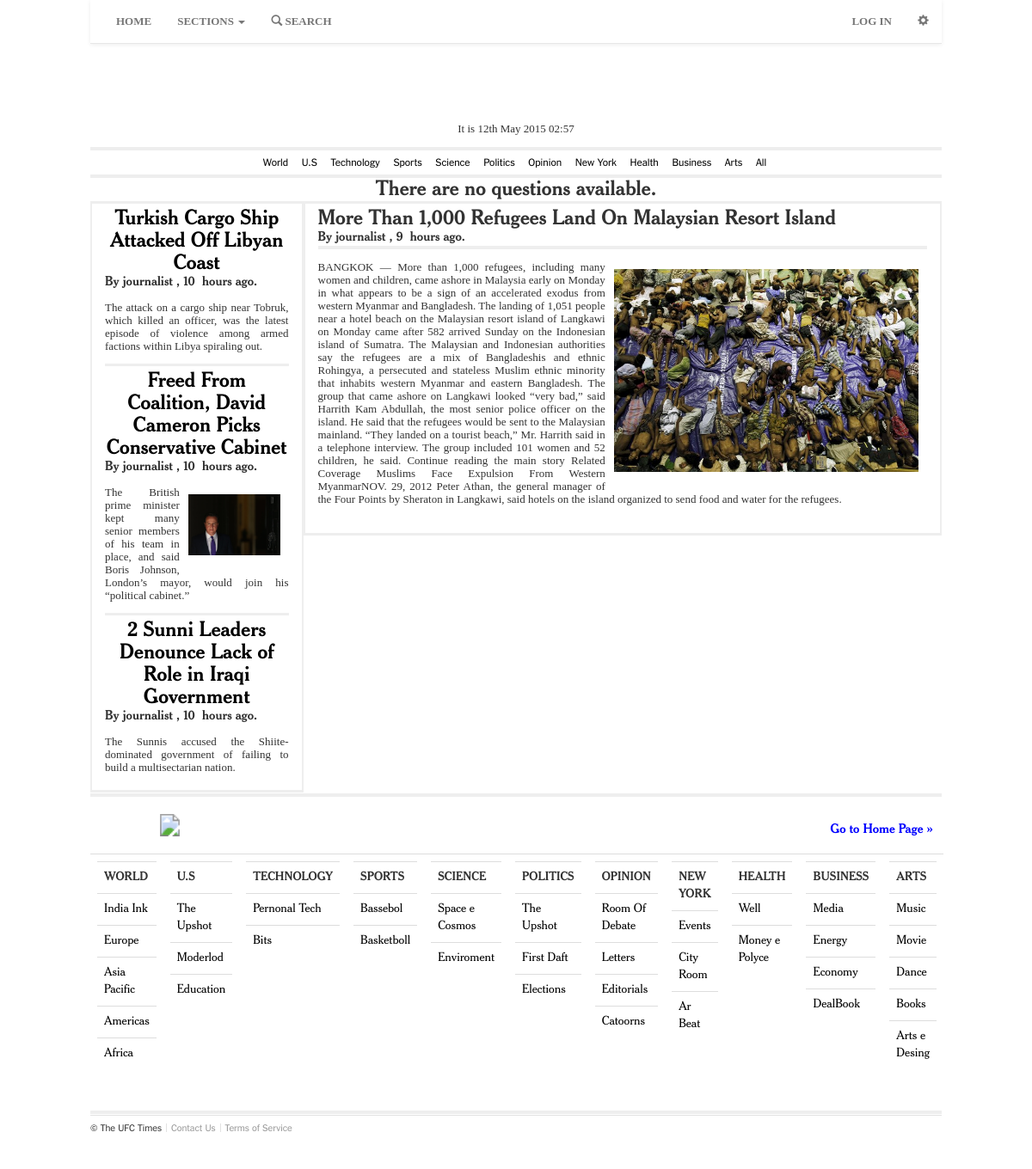
Before: /newspaper/news/12/ with the older database file.
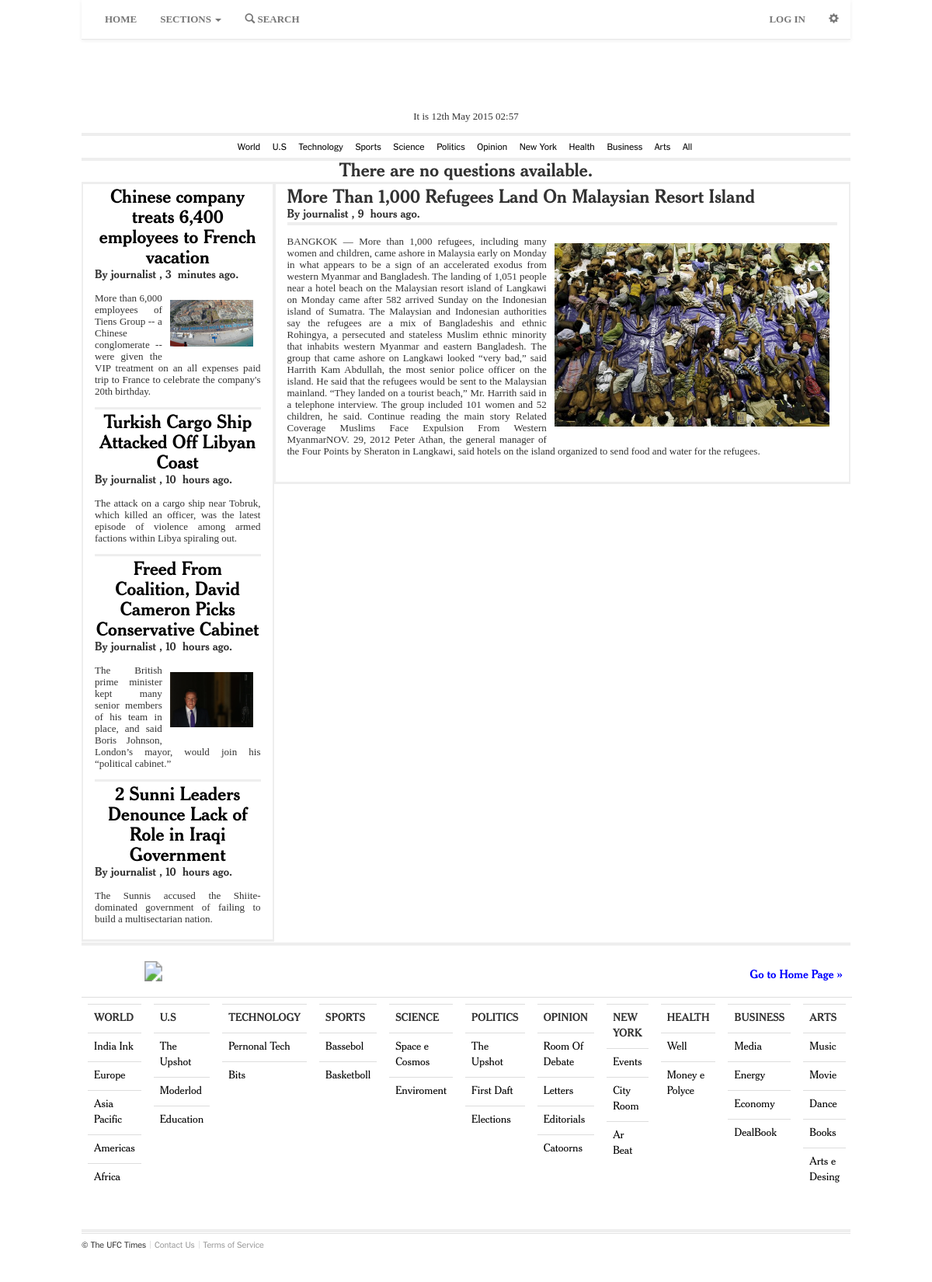
After: the same page with the newer database file.
### newspaper/models/section.py (models this page shows, shortened)
class Section(models.Model):
	title = models.CharField(max_length=50, verbose_name=_("Title"), )
	image = models.ImageField(verbose_name=_("Image"),upload_to = 'documents/imagen/section/%Y/%m/%d', null=True, blank=True, default=None)
	class Meta:
		ordering = ['-title']
		verbose_name = _("Section")
		verbose_name_plural = _("Sections")
	def getSubSections(self):
		try:
			return SubSection.objects.filter(sections = self.id)
		except:
			return []

### newspaper/models/news.py (models this page shows)
class News(models.Model):
	title = models.CharField(max_length=500, verbose_name=_("Title"), )
	subtitle = models.TextField(verbose_name=_("Subtitle"), null=False, blank=False, )
	description = models.TextField(verbose_name=_("Description"), )
	author = models.ForeignKey("newspaper.Journalist", verbose_name=_("Author"), on_delete=models.CASCADE, )
	dating_news = models.DateTimeField(default=datetime.now,verbose_name=_("Dating News"), )
	subsection = models.ForeignKey("newspaper.SubSection", verbose_name=_("SubSection"), on_delete=models.CASCADE, )
	image = models.ImageField(verbose_name=_("Image"),upload_to = 'documents/imagen/news/%Y/%m/%d/', null=True, blank=True, default=None)
	video = models.FileField(verbose_name=_("Video"), upload_to = 'documents/video/news/%Y/%m/%d', null=True, blank=True,)
	comments = models.ManyToManyField('newspaper.Comment', verbose_name=_("Comments"), null=True, blank=True)
	def __unicode__(self):
		return self.title
	class Meta:
		ordering = ['-dating_news']
		verbose_name = _("News")
		verbose_name_plural = _("News")

### newspaper/models/userAuthenticated.py (models this page shows, shortened)
class UserAuthenticated(AbstractUser, User):
	profile_image = models.ImageField(verbose_name=_("Profile Image"),upload_to = 'documents/imagen/profile_image/%Y/%m/%d', null=True, blank=True, default=None)
	class Meta:
		db_table = 'auth_user'
		ordering = ['-first_name']
		verbose_name = _("User Authenticated")
		verbose_name_plural = _("Users Authenticated")
		permissions = (
						("access_manager", "Access Manager"),
                      )

### newspaper/models/subsection.py (models this page shows, shortened)
class SubSection(models.Model):
	title = models.CharField(max_length=50, verbose_name=_("Title"), )
	description = models.TextField(verbose_name=_("Description"), null=True, blank=True)
	image = models.ImageField(verbose_name=_("Image"),upload_to = 'documents/imagen/subsection/%Y/%m/%d', null=True, blank=True, default=None)
	sections = models.ManyToManyField("newspaper.Section", verbose_name=_("Sections"))
	class Meta:
		ordering = ['-title']
		verbose_name = _("SubSection")
		verbose_name_plural = _("SubSections")

### newspaper/views/user/news.py (the view, shortened to what this page needs)
@csrf_protect
def viewNews(request, id_news):
	message = None
	news = None
	try:
		news = News.objects.get(id = id_news)
	except:
		message = Message(TextMessage.NEWS_NOT_FOUND, TypeMessage.ERROR)
	sections = []
	sections = Section.objects.filter()
	try:
		sections = Section.objects.all()
		sec  = getSections(news)
		news_all = []
		for i in sec:
			for k in getNewsFromSection(i):
				if k.id != news.id:
					news_all.append(k)
	except:
		pass
	form = PartialCommentForm()
	contex = {'message': message,
			  'form': form,
			  'sections':sections,
			  'news': news,
			  'news_all': news_all}
	return render(request, 'newspaper/user/news.html', contex)

### newspaper/utils/news.py (called while the page is built)
def getSections(news):
	sections = []
	subsection = SubSection.objects.get(id = news.subsection_id)
	for i in subsection.sections.all():
		sections.append(i)
	return sections

def getNewsFromSection(section):
	subsections_all = SubSection.objects.all()
	subsections = []
	for i in subsections_all:
		belongs_section = False
		for k in i.sections.all():
			if section.id == k.id:
				belongs_section = True
		if belongs_section:
			subsections.append(i)
	news_all = News.objects.all()
	news = []
	for i in news_all:
		belongs_subsection = False
		for k in subsections:
			if i.subsection_id == k.id:
				belongs_subsection = True
		if belongs_subsection:
			news.append(i)
	return news

### newspaper/templates/newspaper/user/news.html (shortened to what this page needs)
{% extends 'newspaper/user/home.html' %}
{% load i18n %}
{% load humanize %}
{% block news %}
	<div class="col-md-3 dividers">
		<ul>
			{% for i in news_all %}
			<li>
				<div>
					<center>
						<a href="/newspaper/news/{{i.id}}/"><h1>{{ i.title }}</h1></a>
					</center>
					<h3>
						{% trans "By" %} {{ i.author }} , {{ i.dating_news|naturaltime|capfirst }}.
					</h3>
					<p>
						{% if i.image != '' %}
						<figure class="img-float-right">
							<a href="{{ i.image.url }}" class="boxer" title="{{ i.title }}" data-gallery="galleryOthesNews">
							    <img class="img-responsive" src="{{ i.image.url }}"/>
							</a>
						</figure>
						{% endif %}
						<p class="text-justify">{{ i.subtitle|safe }}</p>
					</p>
				</div>
			</li>
			{% if forloop.last == False %}
			<hr class="divider-lite">
			{% endif %}
			{% endfor %}
		</ul>
	</div>
	<div class="col-md-9 dividers">
		<h1>{{ news.title|title }}</h1>
		<h3>{% trans "By" %} {{ news.author }} , {{ news.dating_news|naturaltime|capfirst }}.</h3>
		<hr class="divider">
		<div>
			<p class="text-justify">
				{% if news.image != '' %}
					<figure class="img-float-right">
						<a href="{{ news.image.url }}" class="boxer" title="{{ news.title }}" data-gallery="gallery">
						    <img class="img-responsive" src="{{ news.image.url }}"/>
						</a>
					</figure>
				{% endif %}
				<p class="text-justify">{{ news.description|safe }}</p>
				<div class="container-fluid">
					<div class="row">
						<div class="col-md-8 col-md-offset-2">
						</div>
					</div>
				</div>
			</p>
		</div>
	</div>
{% endblock %}

### newspaper/templates/newspaper/user/home.html (shortened to what this page needs)
{% extends 'newspaper/_base.html' %}
{% load i18n %}
{% load humanize %}
{% block body %}
	{% block menu-barner %}
	<center>
	    <svg class="nyt-logo" width="100%" height="64" role="img" aria-label="The New York Times">
	        <image width="100%" height="64" xlink:href="/static/newspaper/img/logos/logo.png" src="/static/newspaper/img/logos/logo.png" alt="The New York Times" border="0" class="img-responsive">
	        </image>
	    </svg>
	    	<ul class="masthead-menu">
				<li class="date">{% trans "It is" %} {% now "jS F Y H:i" %}</li>
			</ul>
	</center>
	{% endblock %}
	{% block menu-sections %}
	<hr class="divider">
		<nav id="mini-navigation" class="mini-navigation">
	    <ul class="mini-navigation-menu">
			{% for i in sections %}
				<li>
	            	<a href="/newspaper/home/section={{ i.id }}/">{{ i.title }}</a>
	        	</li>
			{% endfor %}
	        	<li>
	        		<a href="/newspaper/home/">{% trans "All" %}</a>
	        	</li>
		</ul>
	    </nav>
	<hr class="divider">
	{% endblock %}
	{% block container %}
	<div class="container-fluid">
		<div class="row">
			{% if most_popular|length > 0 %}
			{% block carousel %}
						<!-- Carousel
				================================================== -->
				<div id="myCarousel" class="carousel slide" data-ride="carousel">
					<ol class="carousel-indicators">
						{% for i in most_popular %}
						<li data-target="#myCarousel" data-slide-to="{{ forloop.counter0 }}" ></li>
						{% endfor %}
					</ol>
					<div class="carousel-inner">
						{% for i in most_popular %}
							{% if forloop.counter0 == 0 %}
							<div class="item active">
							{% else %}
							<div class="item">
							{% endif %}
							{% if i.image %}
								<div>
									<img src="{{ i.image.url }}" alt="{{ i.title }}">
									<div class="container">
										<div class="carousel-caption">
											<div class="box-text">
												<a href="/newspaper/news/{{i.id}}/"><h1>{{ i.title }}</h1></a>
												<p class="text-center">
													{{ i.subtitle }}
												</p>
											</div>
										</div>
									</div>
								</div>
							{% endif %}
							</div>
						{% endfor %}
					</div>
					<a class="left carousel-control" href="#myCarousel" data-slide="prev"><span class="glyphicon glyphicon-chevron-left"></span></a>
					<a class="right carousel-control" href="#myCarousel" data-slide="next"><span class="glyphicon glyphicon-chevron-right"></span></a>
					<hr class="divider">
				</div>
			{% endblock %}
			{% else %}
				<h1 class="text-center">{% trans "There are no questions available." %}</h1>
			{% endif %}
			{% block news %}{% endblock %}
		</div>
	</div>
	{% endblock %}
{% endblock %}

### newspaper/templates/newspaper/_base.html (shortened to what this page needs)
{% load i18n %}
<!DOCTYPE html>
<html>
	<head>
		<link rel="stylesheet" href="{{ STATIC_URL }}newspaper/frameworks/bootstrap/css/bootstrap.min.css">
		<link rel="stylesheet" href="{{ STATIC_URL }}newspaper/frameworks/bootstrap/css/bootstrap-theme.min.css" >
		<link rel="stylesheet" href="{{ STATIC_URL }}newspaper/frameworks/jquery/jquery_alerts/resources/css/jquery.toastmessage.css">
		<link rel="stylesheet" href="{{ STATIC_URL }}newspaper/frameworks/jquery-ui/jquery-ui.min.css">
		<link rel="stylesheet" href="{{ STATIC_URL }}newspaper/frameworks/jquery-ui/jquery-ui.theme.min.css">
		<link rel="stylesheet"  href="{{ STATIC_URL }}newspaper/css/styles_ny.css" >
		<link rel="stylesheet"  href="{{ STATIC_URL }}newspaper/css/zam5nzz-d.css" >
		<link rel="stylesheet" href="{{ STATIC_URL }}newspaper/frameworks/boxer/jquery.fs.boxer.min.css">
		<link rel="stylesheet"  href="{{ STATIC_URL }}newspaper/css/stylesheet.css" >
		<link rel="stylesheet"  href="{{ STATIC_URL }}newspaper/css/nav-bar.css" >
		<link rel="stylesheet"  href="{{ STATIC_URL }}newspaper/css/font-awesome.min.css" >
		<link rel="stylesheet"  href="{{ STATIC_URL }}newspaper/css/dropmenu.css" >
		<link rel="stylesheet"  href="{{ STATIC_URL }}newspaper/css/carousel.css" >
		<link rel="stylesheet" href="{{ STATIC_URL }}newspaper/css/mobile.css" media="(max-width: 800px)">
	</head>
	<body>
		<div class="container-fluid">
			<div class="row">
					<div class="col-xs-12 col-sm-12 col-md-10 col-md-offset-1 col-lg-10 col-lg-offset-1">
						<div class="row">
						{% block header %}
						{% include 'newspaper/_header.html' %}
						{% endblock %}
						{% block body %}
						{% endblock %}
						{% block footer %}
							{% include 'newspaper/_footer.html' %}
						{% endblock %}
						</div>
					</div>
			</div>
		</div>
	</body>
</html>

### newspaper/templates/newspaper/_no_script.html (shortened to what this page needs)
{% load i18n %}

### newspaper/templates/newspaper/_header.html (shortened to what this page needs)
{% load i18n %}
<div class="container-fluid">
<div class="row">
<div class="navbar navbar-default navbar-static-top" role="navigation">
	<div class="container-fluid">
		<div class="navbar-collapse collapse">
			{% block nav-left %}
			<ul class="nav navbar-nav navbar-left">
				<li>
					{% if perms.newspaper.access_manager %}
					<a id="home"  href="/newspaper/userAuthenticated/manager/">{% trans "HOME" %}</a>
					{% else %}
					<a id="home" href="/newspaper/">{% trans "HOME" %}</a>
					{% endif %}
				</li>
				{% if not perms.newspaper.access_manager %}
				<li class="dropdown">
					<a href="#" class="dropdown-toggle" data-toggle="dropdown">{% trans "SECTIONS" %} <b class="caret"></b></a>
				</li>
				<li>
					<a href="#"><span class="glyphicon glyphicon-search" ></span> {% trans "SEARCH" %}</a>
				</li>
				{% endif %}
			</ul>
			{% endblock %}
			{% block nav-right %}
			<ul class="nav navbar-nav navbar-right">
				{% if request.user.is_authenticated %}
				<li class="dropdown">
					<span class="icon-bar"></span>
					<span class="icon-bar"></span>
					<span class="icon-bar"></span>
					<a href="#" class="dropdown-toggle" data-toggle="dropdown">
						<span class="glyphicon glyphicon-user"></span>
						{{ request.user }}
						<b class="caret"></b>
					</a>
					<ul class="dropdown-menu multi-level" role="menu" aria-labelledby="dropdownMenu">
						{% if perms.newspaper.access_manager  %}
						<li>
							<a href="/newspaper/">{% trans "LECTOR" %}</a>
						</li>
						<li>
							<a href="/newspaper/userAuthenticated/manager/">
								{% trans "MANAGER" %}
							</a>
						</li>
						{% endif %}
						<li>
							<a href="/newspaper/authentication/logout/">
								{% trans "LOG OUT" %}
							</a>
						</li>
					</ul>
				</li>
				{% else %}
				<li id="menuLogin" class="dropdown  dropdown-large">
					<a id="navLogin" data-toggle="dropdown" href="#" class="dropdown-toggle">
						{% trans "LOG IN" %}
					</a>
				</li>
				{% endif %}
				<li>
					<a href="../navbar-static-top/"><spam class=" glyphicon glyphicon-cog"></spam></a>
				</li>
			</ul>
			{% endblock %}
		</div>
	</div>
</div>
</div>
</div>

### newspaper/templates/newspaper/_messages.html (shortened to what this page needs)
{% load i18n %}

### newspaper/templates/newspaper/_footer.html (shortened to what this page needs)
{% load i18n %}
<div class="container-fluid">
	<div class="row">
	<hr class="divider">
		<header class="section-header">
			<p class="section-heading" style="position: relative; margin-top: 20px;">
				<h3>
					<a class="user-action text-right img-float-right" href="#home" style="color: blue;">{% trans "Go to Home Page" %} »</a>
				</h3>
				<a href="/newspaper/">
					<svg aria-label="The New York Times" role="img" height="26" width="185" class="nyt-logo">
						<image border="0" alt="The UFC Times" src="/static/newspaper/img/logos/logo-footer.png" xlink:href="/static/newspaper/img/logos/logo-footer.png" height="26" width="185"/>
					</svg>
				</a>
			</p>
		</header>
		<table class="table">
			<tr>
			{% for i in sections %}
				<td>
					<div class="table-responsive">
						<table class="table">
							<tr>
								<td class="table-title">{{ i.title|upper }}</td>
							</tr>
							{% for k in i.getSubSections %}
							<tr>
								<td><a href="/newspaper/{{ i.id }}/{{ k.id }}/">{{ k.title }}</a></td>
							</tr>
							{% endfor %}
						</table>
					</div>
				</td>
			{% endfor %}
			</tr>
		</table>
	<hr class="divider">
	<footer role="contentinfo" class="page-footer" id="page-footer">
		<nav>
			 <ul>
				 <li>
				 	&copy; <span itemprop="name"> The UFC Times </span>
				</li>
				<li class="wide-viewport-item">
					<a href="#">{% trans "Contact Us" %}
					</a>
				</li>
				<li>
					<a itemprop="usageTerms" href="#">
						{% trans "Terms of Service" %}
					</a>
				</li>
			 </ul>
		</nav>
		</footer>
	</div>
</div>

### newspaper/templates/newspaper/_msg.html (shortened to what this page needs)
{% load i18n %}

### newspaper/static/newspaper/css/stylesheet.css (style rules this page uses)
.divider { border-style: solid none none; border-width: 4px 0 0; margin-bottom:1px; margin-top: 1px; background-color: #000; }
.divider-lite { border-style: solid none none; border-width: 3px 0 0; margin-bottom:5px; margin-top: 5px; background-color: #EEEEEE; }
.dividers { border-style: solid; padding-top: 5px; padding-bottom: 5px; border-top: 3px solid #EEEEEE; border-right: 2px solid #EEEEEE; border-bottom: 3px solid #EEEEEE; border-left: 2px solid #EEEEEE; }
.img-float-right { float: right; margin: 10px; width: 50%; }
.table-title { font-weight: bold; }

### newspaper/static/newspaper/css/nav-bar.css (style rules this page uses)
.navbar-default { background-color: transparent; background-image: none; }
.navbar a { font-weight: bold !important; color: #000; }

### newspaper/static/newspaper/css/dropmenu.css (style rules this page uses)
.dropdown-large { position: static !important; }

Changed rows visible on the page:
added News: title "Chinese company treats 6,400 employees to French vacation", author "journalist", dating_news "3 minutes ago", image (picture), subtitle "More than 6,000 employees of Tiens Group -- a Chinese conglomerate -- were given the VIP treatment on an all expenses paid trip to France to celebrate the company's 20th birthday."
